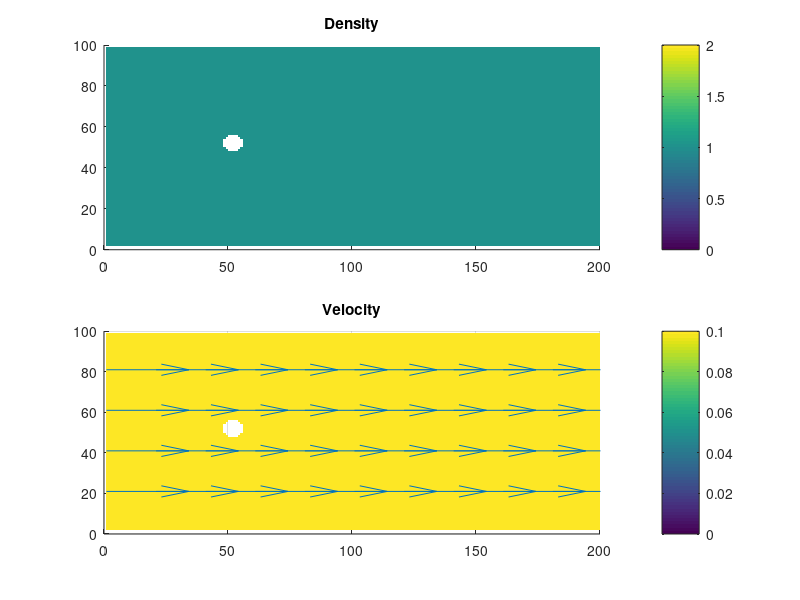

This chart was generated by the following MATLAB code: (Note: this script raises an error after producing the figure.)
% Lattice Bolzmann Simulation of Flow Around a Cylinder
%
% Milestone VII
% Bounce back around cylinder, no slip at the walls
% Grad at outlet
% Inlet is a steady flow of constant profile
% Add moving cylinder

clear; clc
%% Lattice Parameters
nIter  = 400;
% # of iterations with f_eq constant in order to stabilize initial
% populations
nPreInitStep = 0;
Nx = 200;
Ny = 100;
x  = 1:Nx;  % Cells in x-direction
y  = 1:Ny;  % Cells in y-direction
[x,y] = meshgrid(x,y);
x = x'; y = y';
W  = [4/9, 1/9,1/9,1/9,1/9, 1/36,1/36,1/36,1/36];
% i     1,   2,  3,  4,  5,    6,   7,   8,   9
cx = [  0,   1,  0, -1,  0,    1,  -1,  -1,   1];
cy = [  0,   0,  1,  0, -1,    1,   1,  -1,  -1];
% opp contains the indices of opposite velocities
% i.e: cx(opp(i)) = -cx(i),    cy(opp(i)) = -cy(i)
opp= [  1,   4,  5,  2,  3,    8,   9,   6,   7];
% ymr contains the indices of y-mirrored velocities
ymr= [  1,   2,  5,  4,  3,    9,   8,   7,   6];

%% Storage Parameters
nOut = 100; % Amount of timepoints at which values are recorded
nInterval = floor(nIter/nOut);

%% Obstacle & Wall Parameters
R  = Ny/30;
Ox = Nx/4+2;
Oy = Ny/2+2;
o  = ( (x-Ox).^2 + (y-Oy).^2 ) <= R.^2; % 2D obstacle as 1s and 0s
bodyNode = find(o); % Linear indexes of obstacle nodes
walls = (y == 1) | (y == Ny);
wallNode = find(walls); % linear indexes of wall nodes
oi = o;
for i=1:9
   oi  = oi | circshift(o,[cx(i) cy(i)]);
end
border = find(oi-o); % linear indexes of border nodes

%% FLow Parameters
cs   = 1/sqrt(3);
U    = 0.1;
Re   = 400;
visc = 2.*U*R/Re;
tau  = visc/cs^2;
beta = 1/(2*tau+1);
alpha = 2; % initial value for the entropic over-relaxation parameter

%% Initialization
rho = ones(Nx,Ny);
u  = U*ones(Nx,Ny);
v  = 0*ones(Nx,Ny);
feq = zeros(9,Nx,Ny);

% Initialize feq, f ,fgr
for i=1:9
   feq(i,:,:) = rho * W(i) ...
      .* (2 - sqrt(1 + 3*u.^2)) ...
      .* (2 - sqrt(1 + 3*v.^2)) ...
      .* ((2*u+sqrt(1+3*u.^2))./(1-u)).^cx(i) ...
      .* ((2*v+sqrt(1+3*v.^2))./(1-v)).^cy(i);
end
f = feq;
fgr_next = feq;

% Outputs
rhoOut = zeros(Nx,Ny,nOut);
uOut   = zeros(Nx,Ny,nOut);
vOut   = zeros(Nx,Ny,nOut);
tOut   = zeros(nOut,1);
iOut   = 0;
FxOut  = zeros(nOut,1);
FyOut  = zeros(nOut,1);
vprobeOut = zeros(nOut,1);

% Initial Force Probe
Fx = 0; Fy = 0;

%% Main
w = waitbar(0, 'Simulating...');
for it = 1:nIter
   % Output
   if mod(it-1,nInterval) == 0
      iOut = iOut + 1;
      rhoOut(:,:,iOut) = rho;
      uOut  (:,:,iOut) = u;
      vOut  (:,:,iOut) = v;
      tOut  (iOut)     = it;
      
      tmp = rho; tmp([bodyNode; wallNode]) = nan;
      rhoOut(:,:,iOut) = tmp;
      tmp = u; tmp([bodyNode; wallNode]) = nan;
      uOut(:,:,iOut) = tmp;
      tmp = v; tmp([bodyNode; wallNode]) = nan;
      vOut(:,:,iOut) = tmp;
      tOut(iOut) = it;
      
      vprobeOut(i) = v(100,50);
      FxOut(i) = Fx;
      FyOut(i) = Fy;
   end
   
   % Advection/Free-flight
   for i=1:9
      f(i,:,:) = circshift(f(i,:,:), [0,cx(i),cy(i)]);
   end
   
   % Sum up the force
   Fx = 0; Fy = 0;
   for n=border
      for i=1:9
         if o(n+cx(i)+cy(i)*Nx) % if the ith velocity leads to a solid node
            ns = n+cx(i)+cy(i)*Nx; % that solid node's index
            Fx = Fx + cx(i)*(f(opp(i),n)+f(i,ns));
            Fy = Fy + cy(i)*(f(opp(i),n)+f(i,ns));
         end
      end
   end
   
   % Boundary Conditions
   for i=[2 3 6 7]
      f([i opp(i)],bodyNode) = f([opp(i) i],bodyNode);
      f([i opp(i)],wallNode) = f([opp(i) i],wallNode);
   end
   
   % Relaxation/Collision
   rho = reshape(sum(f),Nx,Ny);
   u = reshape((cx * reshape(f,9,Nx*Ny)),Nx,Ny) ./ rho;
   v = reshape((cy * reshape(f,9,Nx*Ny)),Nx,Ny) ./ rho;
   % Inlet
   u(1,2:end-1) = U;
   v(1,2:end-1) = 0;
   rho(1,2:end-1) = 1; % rho before advec -> constant
   % Outlet
   Pxx  = reshape(((cx.*cx) * reshape(f,9,Nx*Ny)),Nx,Ny) ./ rho;
   Pyy  = reshape(((cy.*cy) * reshape(f,9,Nx*Ny)),Nx,Ny) ./ rho;
   Pxy  = reshape(((cx.*cy) * reshape(f,9,Nx*Ny)),Nx,Ny) ./ rho; % = Pyx
   fgr = fgr_next; % grad's population carried from the prev. timestep
   for i = 1:9
      fgr_next(i,:,:) = W(i) .* ...
         ( ...
         + rho ...
         + rho.*u * cx(i) / cs^2 ...
         + rho.*v * cy(i) / cs^2 ...
         + 1/2/cs^4 * ( (Pxx - rho*cs^2)*(cx(i)*cx(i) - cs^2) ...
         +(Pyy - rho*cs^2)*(cy(i)*cy(i) - cs^2) ...
         +2*(Pxy)*(cx(i)*cy(i)) ...
         ) ...
         );
   end
   % Domain
   for i = 1:9
      tmp = f(i,:,:); % save a non-collided copy of f
      
      if it >= nPreInitStep
         feq(i,:,:) = rho * W(i) ...
            .* (2 - sqrt(1 + 3*u.^2)) ...
            .* (2 - sqrt(1 + 3*v.^2)) ...
            .* ((2*u+sqrt(1+3*u.^2))./(1-u)).^cx(i) ...
            .* ((2*v+sqrt(1+3*v.^2))./(1-v)).^cy(i);
      end
      f(i,:,:) = f(i,:,:) - alpha*beta*( f(i,:,:) - feq(i,:,:) ) ;
      
      f(i,bodyNode)  = tmp(bodyNode); % no collision in obstacle boundary
      f(i,wallNode)  = tmp(wallNode); % no collision inside wall boundary
      f(i,1,2:end-1) = feq(i,1,2:end-1); % inlet
      if cx(i) < 0
         f(i,end,2:end-1) = fgr(i,end,2:end-1); % outlet
      end
   end
   
   % Move Cylinder
   R  = Ny/30;
   Ox = Nx/4+2+round(50*(1-cos(2*pi*it/1001.1)));
   Oy = Ny/2+2+round(10*sin(2*pi*it/1001.1));
   o  = ( (x-Ox).^2 + (y-Oy).^2 ) <= R.^2; % 2D obstacle as 1s and 0s
   bodyNode = find(o);
   oi = o;
   for i=1:9
      oi  = oi|circshift(o,[cx(i) cy(i)]);
   end
   border = find(oi-o);% Linear indexes of obstacle nodes
   % Missing populations?
   
   % Update Entropic Relaxation Parameter
   %alpha = alpha;
   
   % Update Waitbar
   waitbar(it/nIter,w,['Simulating. - ', num2str(100*it/nIter), '% done']);
end
close(w)

%% Display
Cd = FxOut/0.5/U^2/ceil(2*R);
maxrho = max(rhoOut(:));
minrho = min(rhoOut(:));
uMagOut = sqrt(uOut.^2+vOut.^2);

scrsz = get(0,'ScreenSize');
figure(1)
set(1, 'Position',[1 1 scrsz(3)/2 scrsz(4)/2])

for i = 1:size(rhoOut,3)   
   set(1,'Name', ['t = ', num2str(tOut(i)), ...
      ' - Re = ', num2str(Re),...
      ' - Press SPACE to advance'],...
      'NumberTitle', 'off')
   
   if i==1
      subplot(2,1,1)
      %cyl_plot = cylinder3D([Ox Oy],[minrho maxrho],R,10);
      hold on
      rho_plot = surf(x,y,rhoOut(:,:,i),'edgecolor','none'); hold off
      colorbar
      title('Density')
      zlim([minrho maxrho])
      view(2)
      
      subplot(2,1,2)
      u2_plot  = surf(x,y,uMagOut(:,:,i),'edgecolor', 'none');
      colorbar
      axis([0 Nx -0.001 Ny])
      view(0,90)
      hold on
      n = Ny/5;
      uv_plot = quiver3(x(1:n:end,1:n:end),...
         y(1:n:end,1:n:end),...
         ones(size(x(1:n:end,1:n:end))),...
         uOut(1:n:end,1:n:end,i),...
         vOut(1:n:end,1:n:end,i),...
         zeros(size(x(1:n:end,1:n:end))));
      title('Velocity')
      hold off
      
      rho_plot.ZDataSource = 'rhoOut(:,:,i)';
      u2_plot.ZDataSource = 'uMagOut(:,:,i)';
      uv_plot.UDataSource = 'uOut(1:n:end,1:n:end,i)';
      uv_plot.VDataSource = 'vOut(1:n:end,1:n:end,i)';
   end
   refreshdata(rho_plot)
   refreshdata(u2_plot)
   refreshdata(uv_plot)
   
   pause(0.1);
end
